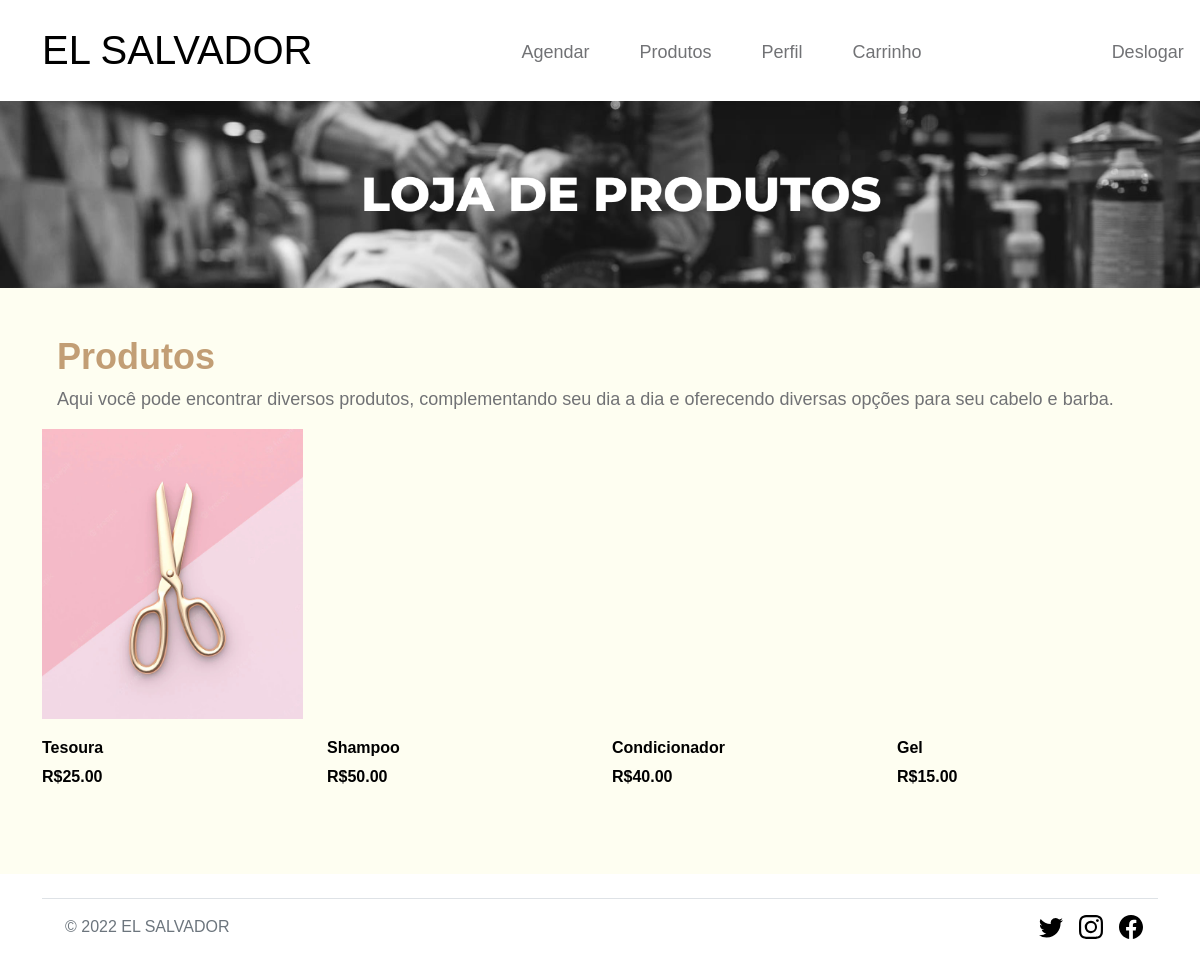
/produtos/produtos.php (signed in), run on the app's committed database.
### tables this page shows
CREATE TABLE `products` (
  `id` int(10) NOT NULL AUTO_INCREMENT,
  `name` varchar(250) NOT NULL,
  `code` varchar(100) NOT NULL,
  `price` double(9,2) NOT NULL,
  `image` varchar(250) NOT NULL,
  PRIMARY KEY (`id`),
  UNIQUE KEY `code` (`code`)
);

### produtos/produtos.php (the view, shortened to what this page needs)
<!doctype html>
<html>
    <head>
	<?php include_once('../includes/head.php');
	$con = mysqli_connect("localhost","root","","barbearia_dev");
	?>
    </head>
    <body>
    <?php include_once('../includes/navbar.php'); ?>
    <section class="section-products sb-bg-custom">
	<picture class="image" alt="Imagem sessao 1">
        <img class="banner"
            src="/elsalvador/assets/images/produtos.png"
            alt="Agende seu serviço"
        />
    </picture>
		<div class="container">
				<div class="informacoes">
						<div class="col-md-8 col-lg-6">
								<div>
								<h3 class="sb-txt-secondary sb-w-700 mt-5">
                                Produtos
                            </h3>
							<i class="fa-solid fa-bag-shopping"></i><p style="white-space: nowrap;">Aqui você pode encontrar diversos produtos, complementando seu dia a dia e oferecendo diversas opções para seu cabelo e barba.
										</p>
								</div>
						</div>
				</div>
				<div class="row">
<?php
$result = mysqli_query($con,"SELECT * FROM `products`");
while($row = mysqli_fetch_assoc($result)){
		echo '<div class="col-md-6 col-lg-4 col-xl-3">
		<div id="product-',$row["id"],'" class="single-product">
		<form method="post" action="">
		<input type="hidden" name="code" value="',$row["code"],'" />
				<div class="part-1">
						<ul>
								<li>
								<button style="background-color: white; border: 0px solid #E8E8E8;" type="submit">
								<i class="fas fa-shopping-cart"></i>
								</button>
								</form>
								</li>
						</ul>
				</div>
				<div class="part-2">
						<h3 class="product-title">',$row["name"],'</h3>
						<h4 class="product-price">R$',$row["price"],'</h4>
				</div>
		</div>
</div>';
        }
?>
</section>
<?php include_once('../includes/footer.php'); ?>
</body>
</html>

### css/elsalvador.css (style rules this page uses)
:root { --white-color: #FFFFFF; --primary-color: #C29E75; --section-bg-color: #f5f5f5; --border-color: #dee2e6; --dark-color: #000000; --grey-color: #fcfeff; --title-color: #565758; --p-color: #717275; --footer-bg-color: #07262e; --primary: #202024; --secondary: #C29E75; --white: #fff; --black: #000; --green: #28a745; --red: #ca2c2c; --background: #fefefe --body-font-family: 'Karla', sans-serif; --h1-font-size: 68px; --h2-font-size: 42px; --h3-font-size: 36px; --h4-font-size: 32px; --h5-font-size: 24px; --h6-font-size: 22px; --p-font-size: 18px; --menu-font-size: 18px; --copyright-text-font-size: 16px; --custom-link-font-size: 14px; --padding-navbar: 30px; --font-weight-light: 300; --font-weight-normal: 400; --font-weight-bold: 600; }
body { background: var(--white-color); font-family: var(--body-font-family); }
h2, h3, h4, h5, h6 { color: var(--dark-color); }
h1, h2, h3, h4, h5, h6 { font-weight: var(--font-weight-bold); line-height: normal; }
h3 { font-size: var(--h3-font-size); }
h4 { font-size: var(--h4-font-size); }
p { color: var(--p-color); font-size: var(--p-font-size); font-weight: var(--font-weight-light); }
body { font-family: "Poppins", sans-serif; color: #444444; }
.section-products { padding: 80px 0 54px; padding-top: 100px; }
.section-products .single-product { margin-bottom: 26px; z-index: 999; }
.section-products .single-product .part-1 { position: relative; height: 290px; max-height: 290px; margin-bottom: 20px; overflow: hidden; }
.section-products .single-product .part-1::before { position: absolute; content: ""; top: 0; left: 0; width: 100%; height: 100%; z-index: 0; transition: all 0.3s; }
.section-products #product-1 .part-1::before { background: url("../images/produtos/tesoura.jpg") no-repeat center; background-size: cover; transition: all 0.3s; }
.section-products #product-2 .part-1::before { background: url("https://blog.beard.com.br/wp-content/uploads/2017/05/shampoo-barba-escura-6-800x800.jpg") no-repeat center; background-size: cover; }
.section-products #product-3 .part-1::before { background: url("https://img.freepik.com/psd-gratuitas/frasco-cosmetico-de-vidro-ambar-e-maquete-de-caixa_358694-1026.jpg?size=626&ext=jpg&ga=GA1.2.838416487.1656440090") no-repeat center; background-size: cover; }
.section-products #product-4 .part-1::before { background: url("https://img.freepik.com/psd-gratuitas/maquete-de-embalagem-de-garrafa-de-oleo-de-pele-cosmetica_439185-8325.jpg?size=626&ext=jpg&ga=GA1.2.838416487.1656440090") no-repeat center; background-size: cover; }
.section-products .single-product .part-2 .product-title { font-size: 1rem; }
.section-products .single-product .part-2 h4 { display: inline-block; font-size: 1rem; }
.sb-txt-secondary { color: var(--secondary) !important; }
.sb-w-700 { font-weight: 700; }
.sb-bg-custom { background-color: #fefef1; }

### produtos/produtos.php (style rules this page uses)
.banner { vertical-align: middle; width: 100%; height: auto; }

### data on the page
products: name "Tesoura", price "25.00"
products: name "Shampoo", price "50.00"
products: name "Condicionador", price "40.00"
products: name "Gel", price "15.00"
